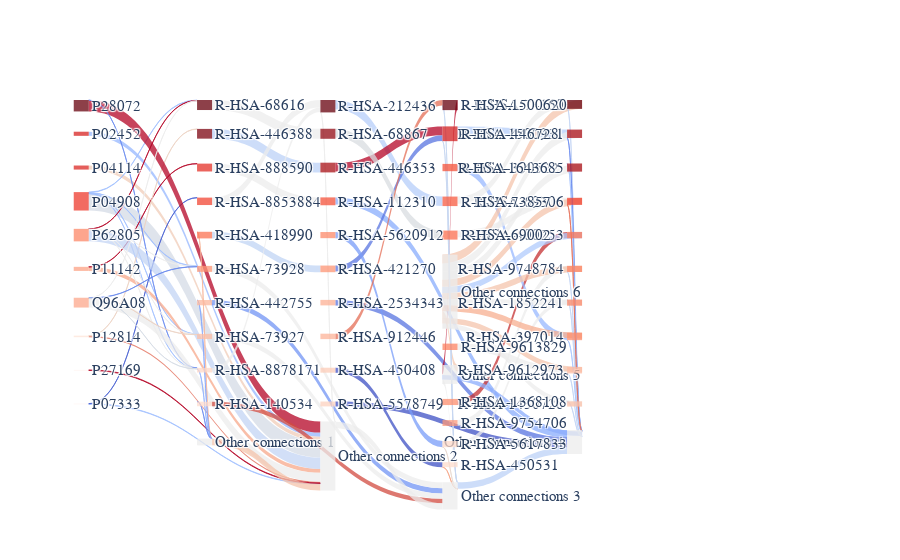

This figure's notebook cell:
### Code cell
from binn.plot.sankey import plot_sankey

plot_sankey(single_explanations)
